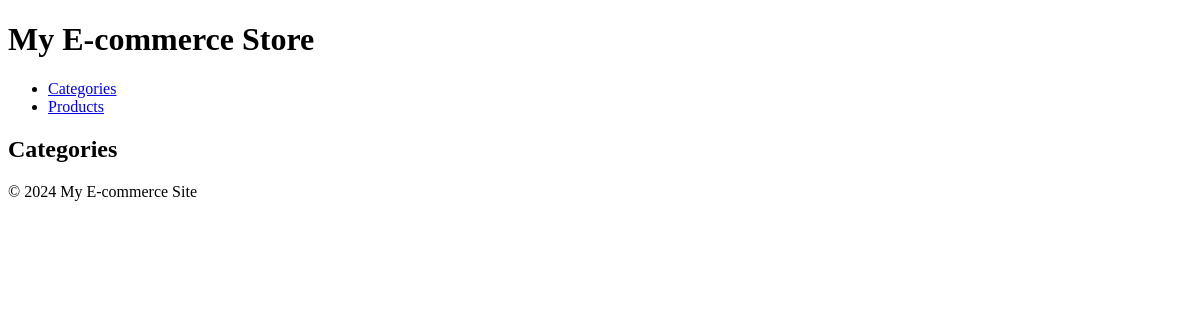
/shop/categories/, run on an earlier commit of the app's database.
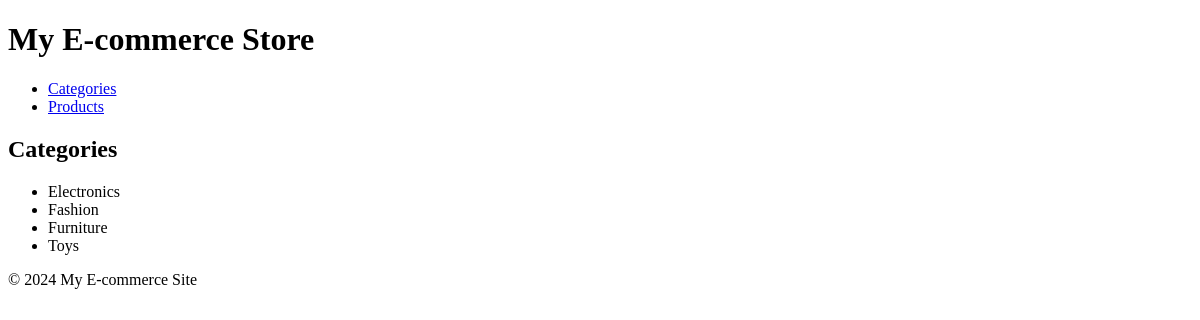
And on a later commit of the database.
### shop/models.py (models this page shows, shortened)
class Category(models.Model):
    name = models.CharField(max_length=100)
    slug = models.SlugField(unique=True)
    class Meta:
        verbose_name_plural = "Categories" # correct plural form

### shop/views.py (the view)
# urls.py: path('categories/', category_list, name='category_list'),
def category_list(request):
    categories = Category.objects.all()
    return render(request, 'shop/category_list.html', {'categories': categories})

### shop/templates/shop/category_list.html (shortened to what this page needs)
{% extends 'shop/base.html' %}
{% block content %}
    <h2>Categories</h2>
    <ul>
        {% for category in categories %}
            <li>{{ category.name }}</li>
        {% endfor %}
    </ul>
{% endblock %}

### shop/templates/shop/base.html (shortened to what this page needs)
<!DOCTYPE html>
<html lang="en">
<head>
</head>
<body>
    <header>
        <h1>My E-commerce Store</h1>
        <nav>
            <ul>
                <li><a href="{% url 'category_list' %}">Categories</a></li>
                <li><a href="{% url 'product_list' %}">Products</a></li>
            </ul>
        </nav>
    </header>
    <main>
        {% block content %}
        {% endblock %}
    </main>
    <footer>
        <p>&copy; 2024 My E-commerce Site</p>
    </footer>
</body>
</html>

What changed in the data, as far as the page shows it:
added Category: name "Electronics"
added Category: name "Fashion"
added Category: name "Furniture"
added Category: name "Toys"
